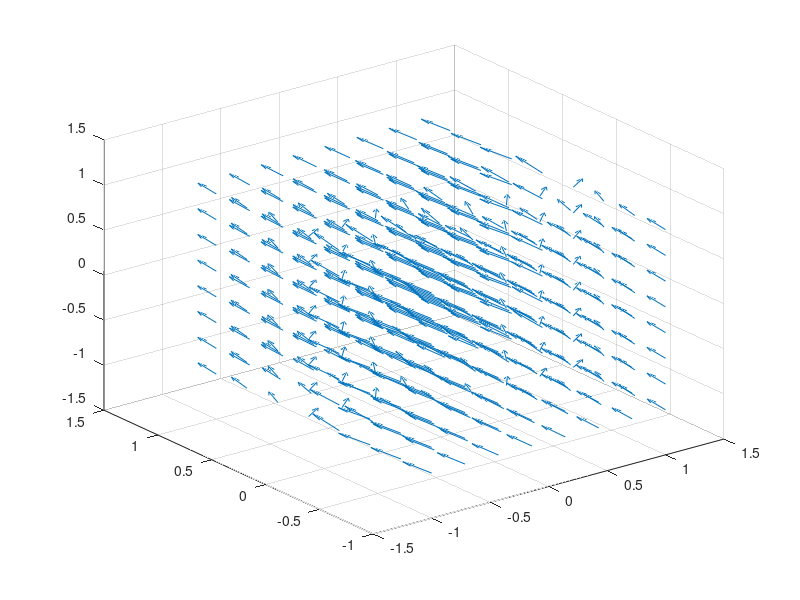

This chart was generated by the following MATLAB code:
clear; clc; close all;

u = @(x,y,z,t) 2*x.^2 - x.*y*t.^2 + z.^2;
v = @(x,y,z,t) x.^2 - 4*x.*y + y.^2*t.^3;
w = @(x,y,z,t) 2*x.*y*t - y.*z + y.^2;

x = linspace(-1,1,8);
y = linspace(-1,1,8);
z = linspace(-1,1,8);

[x,y,z] = meshgrid(x,y,z);

for t = 0:0.1:5
    U = u(x,y,z,t);
    V = v(x,y,z,t);
    W = w(x,y,z,t);
    Umag = sqrt(U.^2+V.^2+W.^2);

    quiver3(x,y,z,U./Umag,V./Umag,W./Umag)
    drawnow
end
 
